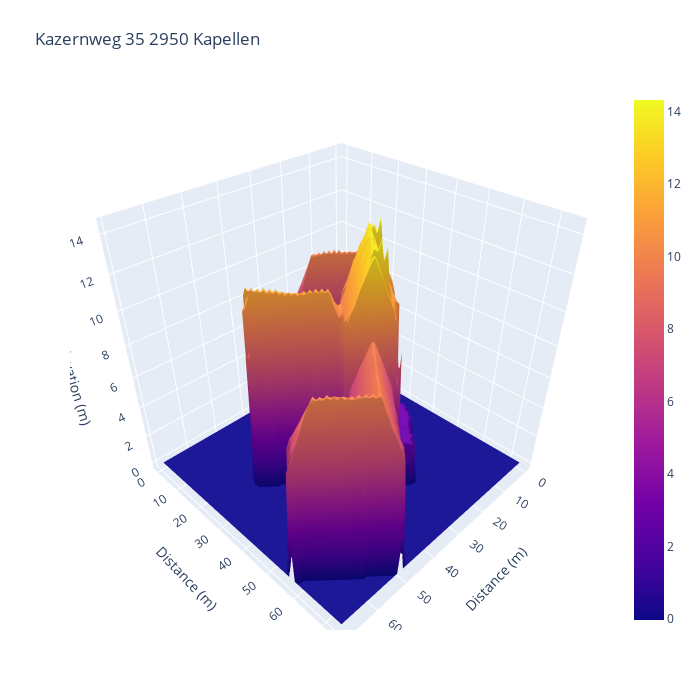

The notebook cell saved with this chart:
### Markdown cell above
### Step 8: 3D plot of the house

### Code cell
fig= go.Figure(data = [go.Surface(z=clipped_chm)])
fig.update_layout(title= address, autosize=False,
                  width=700, height=700,
                  margin=dict(l=70, r=70, b=70, t=90))
fig.update_scenes(xaxis_title_text='Distance (m)',  
                  yaxis_title_text='Distance (m)',  
                  zaxis_title_text='Elevation (m)')
fig.show()

### Figure 1 — Plotly figure (JSON) as saved in the notebook; plotly's stock layout.template omitted (floating-point values rounded to 4 significant figures; data arrays with more than 128 entries replaced by an {"elided": "..."} marker saying what was removed)
{"data": [{"type": "surface", "z": {"elided": "75x70 float values"}}], "layout": {"autosize": false, "height": 700, "margin": {"b": 70, "l": 70, "r": 70, "t": 90}, "scene": {"xaxis": {"title": {"text": "Distance (m)"}}, "yaxis": {"title": {"text": "Distance (m)"}}, "zaxis": {"title": {"text": "Elevation (m)"}}}, "title": {"text": "Kazernweg 35 2950 Kapellen"}, "width": 700}}
